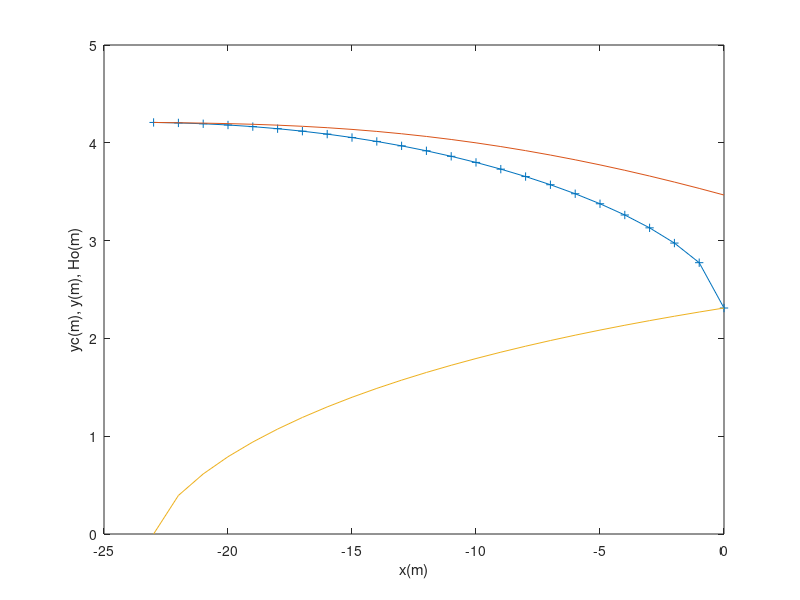

This figure's MATLAB source:
clear;clc
#Cálculo del régimen gradualmente variado en canales de sección no uniforme

x=[];
y=[];
H0=[];
I=[];
yc=[];
Q=[];


I0=0.003;
n=0.012;
z=0;%Sección trapecial, con z=0 es rectangular
L=23;%Longitud de tramo de canal
N=23;%Número de secciones
deltax=-L/N;%Distancia entre secciones, negativo hacia aguas arriba de la sección de control
q0=55;q1=(0-(q0))/(N*deltax);%Acumulación de caudal con x, en la forma Q=q0+q1*x
tol=1e-6;%Parámetro para considerar alcanzada la convergencia del cálculo iterativo

x(1)=0;%Posción x de la sección de control
b0=5;b1=(b0-3)/N;%Cambio de la sección con x, en la forma b=b0+b1*x
y(1)=(((q0+q1*x(1))/(b0+b1*x(1)))^2/9.80665)^(1/3);
yc(1)=y(1);

for i=1:N
  %Se calculan N secciones separadas una distancia deltax
  i  
  deltay=1e-2;deltayant=0;
  while abs(deltay-deltayant)>tol
    deltayant=deltay;
    Q(i)=q0+q1*x(i);
    H0(i)=y(i)+(Q(i)/(b0+b1*x(i))/y(i))^2/2/9.80665;
    I(i)=(Q(i)*n*((b0+b1*x(i))+2*y(i)*(1+z^2)^(1/2))^(2/3)/((b0+b1*x(i))*y(i)+z*y(i)^2)^(5/3))^2;
    x(i+1)=x(i)+deltax;
    y(i+1)=y(i)+deltay;
    Q(i+1)=q0+q1*x(i+1);
    H0(i+1)=y(i+1)+(Q(i+1)/(b0+b1*x(i+1))/y(i+1))^2/2/9.80665;
    I(i+1)=(Q(i+1)*n*((b0+b1*x(i+1))+2*y(i+1)*(1+z^2)^(1/2))^(2/3)/((b0+b1*x(i+1))*y(i+1)+z*y(i+1)^2)^(5/3))^2;
    deltaH0=H0(i+1)-H0(i);
    Imed=(I(i)+I(i+1))/2;
    dH0dbmed=-1/3*((Q(i)+Q(i+1))/2)^2/9.80665*(1/((b0+b1*x(i))^3+y(i)^2)+1/((b0+b1*x(i+1))^3+y(i+1)^2))/2;
    deltaxdif=deltaH0/(I0-Imed-b1*dH0dbmed);
    deltay=deltay*(abs(deltax/deltaxdif))^(1/2)
  endwhile
  yc(i+1)=(((q0+q1*x(i+1))/(b0+b1*x(i+1)))^2/9.80665)^(1/3);
endfor

plot(x,y,'+-',x,H0,x,yc)
xlabel('x(m)')
ylabel('yc(m), y(m), Ho(m)')
